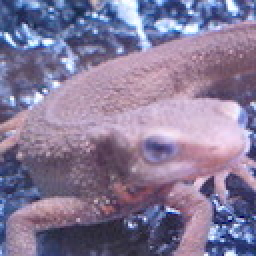
#> input picture Question_61_70/imori.jpg, 128 x 128 px, found by its file name (shown 2 times larger)
$ python answer_68.py   (older library calls are emulated)
#> lines starting #> are read from the running program, lines starting #| are printed output that depends on the picture; after the words box and inside, x2 and y2 are one past the last pixel; in counts of white or black regions, pixels touching at a corner belong together
import cv2
import numpy as np
import matplotlib.pyplot as plt

# get HOG
def HOG(img):
    # Grayscale
    def BGR2GRAY(img):
        gray = 0.2126 * img[..., 2] + 0.7152 * img[..., 1] + 0.0722 * img[..., 0]
        return gray

    # Magnitude and gradient
    def get_gradXY(gray):
        H, W = gray.shape

        # padding before grad
        gray = np.pad(gray, (1, 1), 'edge')

        # get grad x
        gx = gray[1:H+1, 2:] - gray[1:H+1, :W]
        # get grad y
        gy = gray[2:, 1:W+1] - gray[:H, 1:W+1]
        # replace 0 with
        gx[gx == 0] = 1e-6

        return gx, gy

    # get magnitude and gradient
    def get_MagGrad(gx, gy):
        # get gradient maginitude
        magnitude = np.sqrt(gx ** 2 + gy ** 2)

        # get gradient angle
        gradient = np.arctan(gy / gx)

        gradient[gradient < 0] = np.pi / 2 + gradient[gradient < 0] + np.pi / 2

        return magnitude, gradient

    # Gradient histogram
    def quantization(gradient):
        # prepare quantization table
        gradient_quantized = np.zeros_like(gradient, dtype=np.int)

        # quantization base
        d = np.pi / 9

        # quantization
        for i in range(9):
            gradient_quantized[np.where((gradient >= d * i) & (gradient <= d * (i + 1)))] = i

        return gradient_quantized


    # get gradient histogram
    def gradient_histogram(gradient_quantized, magnitude, N=8):
        # get shape
        H, W = magnitude.shape

        # get cell num
        cell_N_H = H // N
        cell_N_W = W // N
        histogram = np.zeros((cell_N_H, cell_N_W, 9), dtype=np.float32)

        # each pixel
        for y in range(cell_N_H):
            for x in range(cell_N_W):
                for j in range(N):
                    for i in range(N):
                        histogram[y, x, gradient_quantized[y * 4 + j, x * 4 + i]] += magnitude[y * 4 + j, x * 4 + i]

        return histogram

		# histogram normalization
    def normalization(histogram, C=3, epsilon=1):
        cell_N_H, cell_N_W, _ = histogram.shape
        ## each histogram
        for y in range(cell_N_H):
    	    for x in range(cell_N_W):
       	    #for i in range(9):
                histogram[y, x] /= np.sqrt(np.sum(histogram[max(y - 1, 0) : min(y + 2, cell_N_H),
                                                            max(x - 1, 0) : min(x + 2, cell_N_W)] ** 2) + epsilon)

        return histogram

    # 1. BGR -> Gray
    gray = BGR2GRAY(img)

    # 1. Gray -> Gradient x and y
    gx, gy = get_gradXY(gray)

    # 2. get gradient magnitude and angle
    magnitude, gradient = get_MagGrad(gx, gy)

    # 3. Quantization
    gradient_quantized = quantization(gradient)

    # 4. Gradient histogram
    histogram = gradient_histogram(gradient_quantized, magnitude)

    # 5. Histogram normalization
    histogram = normalization(histogram)

    return histogram


# Read image
img = cv2.imread("imori.jpg").astype(np.float32)

# get HOG
histogram = HOG(img)
#> in get_gradXY, `gray = np.pad(gray, (1, 1), 'edge')`:
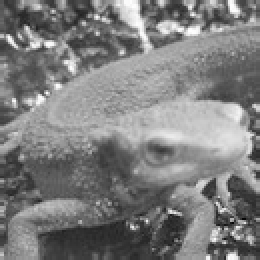
#> gray: shape (130, 130) float32 (shown 2 times larger); min 6.71, max 254.4, mean 126.2
#> in get_gradXY, `gx = gray[1:H+1, 2:] - gray[1:H+1, :W]`:
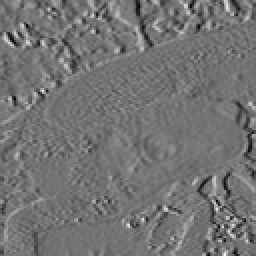
#> gx: shape (128, 128) float32 (shown 2 times larger); min -175, max 211.2, mean -0.1; drawn with min black and max white
#> in get_gradXY, `gy = gray[2:, 1:W+1] - gray[:H, 1:W+1]`:
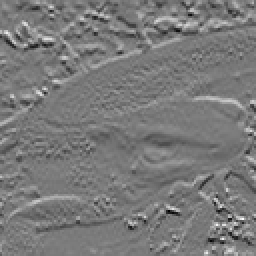
#> gy: shape (128, 128) float32 (shown 2 times larger); min -200.7, max 218, mean -0.4; drawn with min black and max white
#> in get_gradXY, `gx[gx == 0] = 1e-6`: gx: shape (128, 128) float32; 0.32% of pixels changed, all inside (x1, y1, x2, y2) = (0, 16, 128, 128)
#> in get_MagGrad, `magnitude = np.sqrt(gx ** 2 + gy ** 2)`:
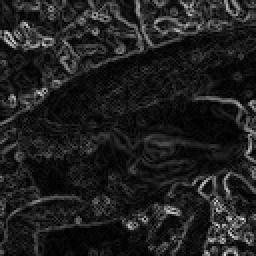
#> magnitude: shape (128, 128) float32 (shown 2 times larger); min 0.0682, max 230.8, mean 31.7
#> in get_MagGrad, `gradient = np.arctan(gy / gx)`:
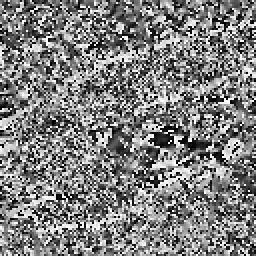
#> gradient: shape (128, 128) float32 (shown 2 times larger); min -1.57, max 1.57, mean -0.00223; drawn with min black and max white
#> in HOG, `gradient_quantized = quantization(gradient)`:
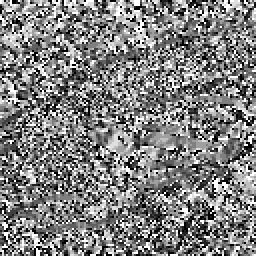
#> gradient_quantized: shape (128, 128) int64 (shown 2 times larger); min 0, max 8, mean 4.04; drawn with min black and max white

# Write result to file
for i in range(9):
    plt.subplot(3,3,i+1)
    plt.imshow(histogram[..., i])
    plt.axis('off')
    plt.xticks(color="None")
    plt.yticks(color="None")
plt.savefig("out.png")
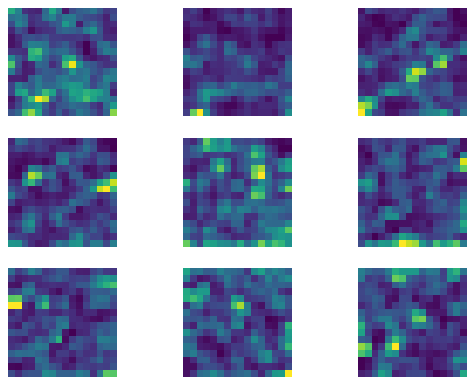
#> figure drawn by matplotlib, 9 panels
plt.show()
